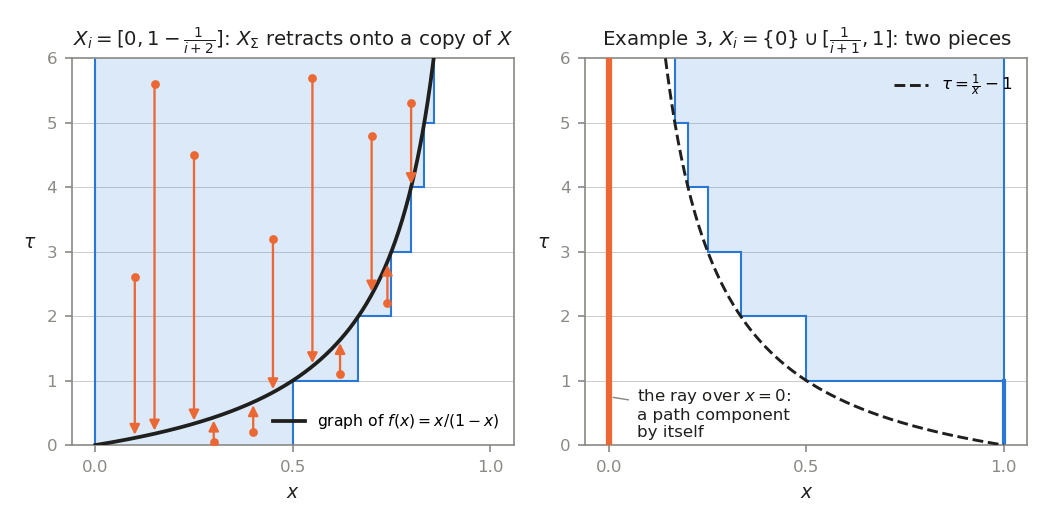

Python code for this plot:
"""Figure for the Appendix (Milnor, Morse Theory, Appendix): telescopes of subsets of an interval.

Left: X = [0,1), X_i = [0, 1 - 1/(i+2)].  The telescope X_Sigma = {(x, tau): x in X_floor(tau)} is
the shaded staircase.  The curve is the graph of f(x) = x/(1-x), which satisfies f >= i+1 off X_i;
the arrows show the deformation H_s(x, tau) = (x, (1-s) tau + s f(x)) of Lemma 2.1, which carries
X_Sigma onto the graph, a copy of X.

Right: Milnor's Example 3, X = [0,1], X_i = {0} u [1/(i+1), 1].  The ray over x = 0 is a path
component of X_Sigma by itself.  A graph inside X_Sigma would need f(x) >= 1/x - 1 (dashed), which
is impossible for a function continuous at 0.

Writes figA-telescope.png (150 dpi, 7 inches wide).
"""
import numpy as np
import matplotlib

matplotlib.use("Agg")
import matplotlib.pyplot as plt
from matplotlib.patches import Rectangle

FG = "#1f1f1d"
MUTED = "#8a8984"
ACCENT = "#2a78d6"
ORANGE = "#eb6834"
BG = "#ffffff"

LEVELS = 6


def style(ax, title):
    ax.set_xlim(-0.06, 1.06)
    ax.set_ylim(0, LEVELS)
    ax.set_xticks([0, 0.5, 1])
    ax.set_yticks(range(LEVELS + 1))
    ax.set_xlabel(r"$x$", fontsize=9, color=FG)
    ax.set_ylabel(r"$\tau$", fontsize=9, color=FG, rotation=0, labelpad=8)
    for s in ax.spines.values():
        s.set_color(MUTED)
    ax.tick_params(colors=MUTED, labelsize=8)
    for k in range(1, LEVELS):
        ax.axhline(k, color=MUTED, lw=0.4, alpha=0.5, zorder=0)
    ax.set_title(title, fontsize=9.5, color=FG)


def good_panel(ax):
    """X = [0,1), X_i = [0, 1 - 1/(i+2)]."""
    for i in range(LEVELS):
        right = 1 - 1 / (i + 2)
        ax.add_patch(Rectangle((0, i), right, 1, facecolor=ACCENT, alpha=0.16, lw=0, zorder=1))
        ax.plot([right, right], [i, i + 1], color=ACCENT, lw=1.0, zorder=2)
        if i + 1 < LEVELS:
            ax.plot([right, 1 - 1 / (i + 3)], [i + 1, i + 1], color=ACCENT, lw=1.0, zorder=2)
    ax.plot([0, 0], [0, LEVELS], color=ACCENT, lw=1.0, zorder=2)

    x = np.linspace(0, 1 - 1 / (LEVELS + 1), 400)
    ax.plot(x, x / (1 - x), color=FG, lw=1.8, zorder=4, label=r"graph of $f(x)=x/(1-x)$")

    samples = [(0.1, 2.6), (0.25, 4.5), (0.45, 3.2), (0.4, 0.2), (0.7, 4.8), (0.3, 0.05),
               (0.8, 5.3), (0.62, 1.1), (0.74, 2.2), (0.15, 5.6), (0.55, 5.7)]
    for x0, t0 in samples:
        assert x0 <= 1 - 1 / (int(t0) + 2)          # (x0, t0) lies in X_Sigma
        f0 = x0 / (1 - x0)
        ax.annotate("", xy=(x0, f0), xytext=(x0, t0),
                    arrowprops=dict(arrowstyle="-|>", color=ORANGE, lw=1.1,
                                    shrinkA=0, shrinkB=1.5), zorder=5)
        ax.plot([x0], [t0], "o", ms=3.2, color=ORANGE, zorder=6)
    ax.legend(loc="lower right", fontsize=7.5, frameon=False)
    style(ax, r"$X_i=[0,1-\frac{1}{i+2}]$: $X_\Sigma$ retracts onto a copy of $X$")


def bad_panel(ax):
    """Example 3: X = [0,1], X_i = {0} u [1/(i+1), 1]."""
    for i in range(LEVELS):
        left = 1 / (i + 1)
        if i == 0:
            ax.plot([1, 1], [0, 1], color=ACCENT, lw=2.0, zorder=2)
        else:
            ax.add_patch(Rectangle((left, i), 1 - left, 1, facecolor=ACCENT, alpha=0.16, lw=0,
                                   zorder=1))
            ax.plot([left, left], [i, i + 1], color=ACCENT, lw=1.0, zorder=2)
            ax.plot([left, 1 / i], [i, i], color=ACCENT, lw=1.0, zorder=2)
    ax.plot([1, 1], [0, LEVELS], color=ACCENT, lw=1.0, zorder=2)
    ax.plot([0, 0], [0, LEVELS], color=ORANGE, lw=3.0, zorder=3, solid_capstyle="butt")

    x = np.linspace(1 / (LEVELS + 1), 1, 300)
    ax.plot(x, 1 / x - 1, color=FG, lw=1.4, ls="--", zorder=4, label=r"$\tau=\frac{1}{x}-1$")
    ax.annotate("the ray over $x=0$:\na path component\nby itself", (0.0, 0.75),
                xytext=(0.07, 0.12), fontsize=8, color=FG,
                arrowprops=dict(arrowstyle="-", color=MUTED, lw=0.7))
    ax.legend(loc="upper right", fontsize=8, frameon=False)
    style(ax, r"Example 3, $X_i=\{0\}\cup[\frac{1}{i+1},1]$: two pieces")


def main():
    fig, (a1, a2) = plt.subplots(1, 2, figsize=(7.0, 3.5))
    fig.patch.set_facecolor(BG)
    good_panel(a1)
    bad_panel(a2)
    fig.tight_layout()
    fig.savefig("figA-telescope.png", dpi=150, facecolor=BG)


if __name__ == "__main__":
    main()
